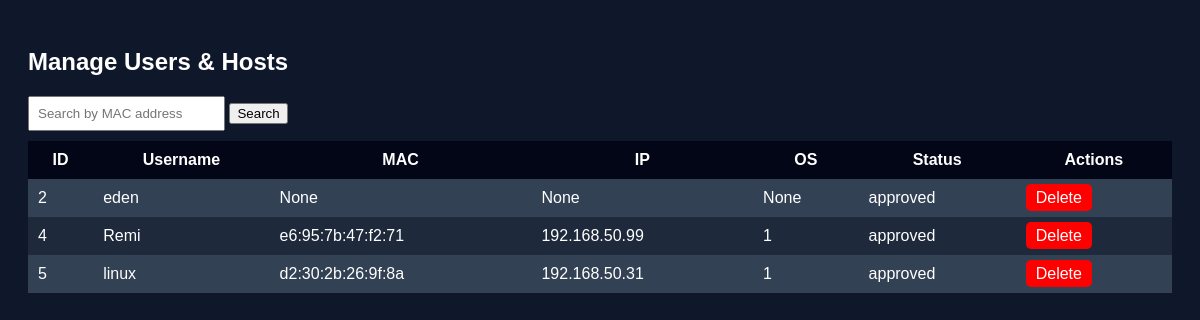
Page /users (signed in) on the committed database.
### tables this page shows
CREATE TABLE users (
    id INTEGER PRIMARY KEY AUTOINCREMENT,
    username TEXT UNIQUE NOT NULL,
    password TEXT NOT NULL,
    role TEXT NOT NULL DEFAULT 'user',
    status TEXT NOT NULL DEFAULT 'pending'
);

CREATE TABLE devices (
    id INTEGER PRIMARY KEY AUTOINCREMENT,
    mac TEXT UNIQUE NOT NULL,
    ip TEXT,
    username TEXT,
    authenticated INTEGER DEFAULT 0,
    last_seen TIMESTAMP DEFAULT CURRENT_TIMESTAMP
);

### app.py (the view)
@app.route("/users")
def users():
    if "admin" not in session:
        return redirect("/admin")
    search_mac = request.args.get("mac", "").strip().lower()
    conn = db()
    c = conn.cursor()
    if search_mac:
        c.execute(
            """
            SELECT
                u.id,
                u.username,
                u.role,
                d.mac,
                d.ip,
                d.authenticated,
                u.status
            FROM users u
            LEFT JOIN devices d
                ON u.username = d.username
            WHERE LOWER(d.mac) LIKE ?
            ORDER BY u.id
            """,
            (
                f"%{search_mac}%",
            )
        )
    else:
        c.execute(
            """
            SELECT
                u.id,
                u.username,
                u.role,
                d.mac,
                d.ip,
                d.authenticated,
                u.status
            FROM users u
            LEFT JOIN devices d
                ON u.username = d.username
            ORDER BY u.id
            """
        )
    users = c.fetchall()
    conn.close()
    return render_template(
        "admin/users.html",
        users=users,
        search_mac=search_mac,
        active_page="users"
    )

### app.py (called while the page is built)
def db():
    return sqlite3.connect("database.db")

### templates/admin/users.html (shortened to what this page needs)
<!DOCTYPE html>
<html>
<head>
</head>
<body>
<h2>Manage Users & Hosts</h2>
<form method="GET">
    <input type="text" name="mac" placeholder="Search by MAC address">
    <button type="submit">Search</button>
</form>
<table>
<tr>
    <th>ID</th>
    <th>Username</th>
    <th>MAC</th>
    <th>IP</th>
    <th>OS</th>
    <th>Status</th>
    <th>Actions</th>
</tr>
{% for u in users %}
<tr>
    <td>{{ u[0] }}</td>
    <td>{{ u[1] }}</td>
    <td>{{ u[3] }}</td>
    <td>{{ u[4] }}</td>
    <td>{{ u[5] }}</td>
    <td>{{ u[6] }}</td>
    <td>
        <a class="btn delete" href="/delete_user/{{ u[0] }}">Delete</a>
    </td>
</tr>
{% endfor %}
</table>
</body>
</html>

### templates/admin/users.html (style rules this page uses)
body { background: #0f172a; color: white; font-family: Arial; padding: 20px; }
input { padding: 8px; margin-bottom: 10px; }
table { width: 100%; border-collapse: collapse; background: #1e293b; }
th, td { padding: 10px; }
th { background: #020617; }
tr:nth-child(even) { background: #334155; }
.btn { padding: 5px 10px; text-decoration: none; color: white; border-radius: 5px; }
.delete { background: red; }

### rows in the picture
users: id "2", username "eden", u "None", status "approved"
users: id "4", username "Remi", mac "e6:95:7b:47:f2:71", ip "192.168.50.99", authenticated "1", status "approved"
users: id "5", username "linux", mac "d2:30:2b:26:9f:8a", ip "192.168.50.31", authenticated "1", status "approved"
